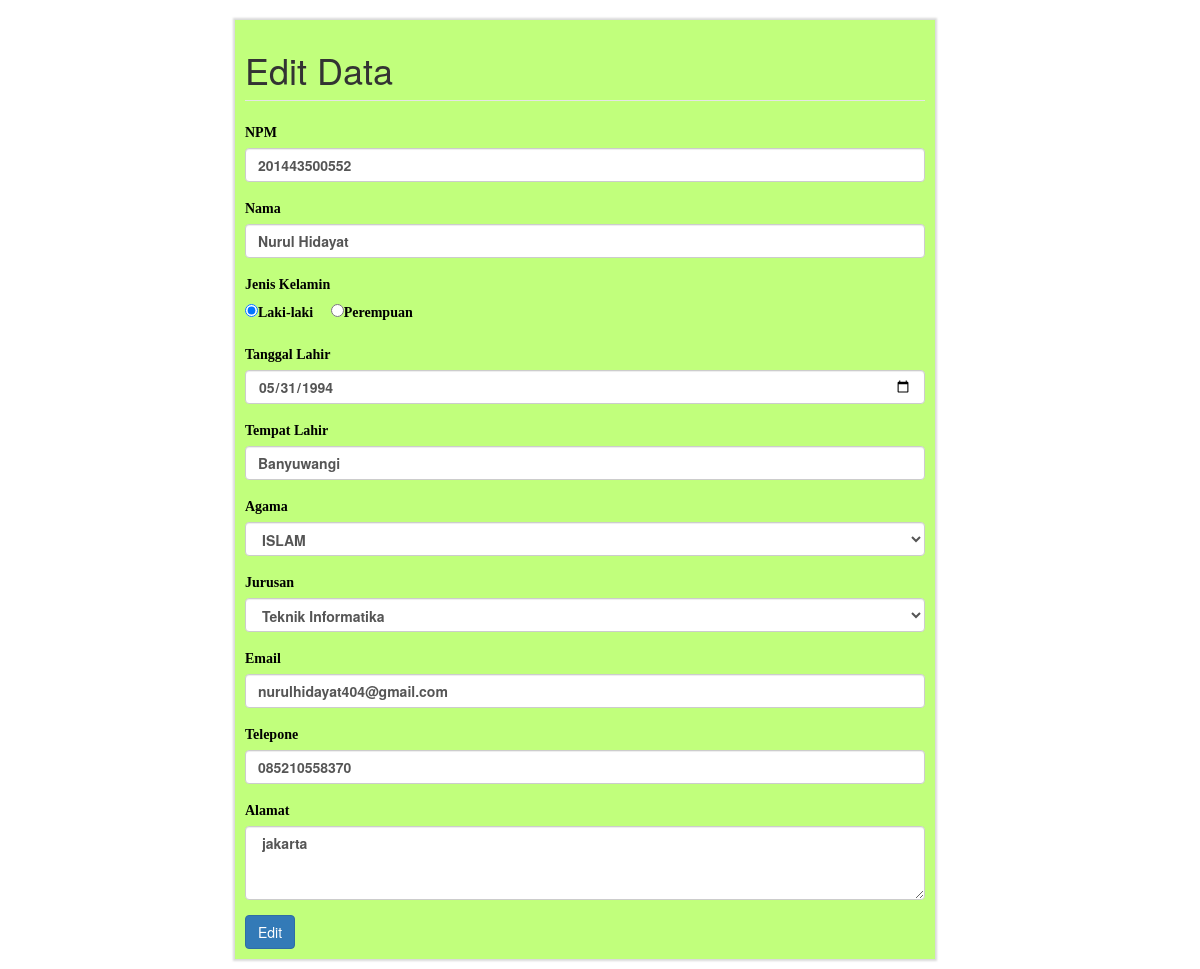
Screenshot of /edit.php?npm=201443500552 with the database file from the repository.
### tables this page shows
CREATE TABLE IF NOT EXISTS `mahasiswa` (
`npm` bigint(13) NOT NULL,
  `nama` varchar(50) NOT NULL,
  `gender` enum('L','P') NOT NULL,
  `tempat_lahir` varchar(30) NOT NULL,
  `tgl_lahir` date NOT NULL,
  `agama` varchar(10) NOT NULL,
  `jurusan` varchar(30) NOT NULL,
  `email` varchar(50) NOT NULL,
  `telepon` varchar(13) NOT NULL,
  `alamat` varchar(155) NOT NULL
);

### edit.php (the view, shortened to what this page needs)
<!DOCTYPE html>
<html>
  <head>
    <link rel="stylesheet" href="style.css" media="screen" title="no title" charset="utf-8">
    <link href="css/bootstrap.min.css" rel="stylesheet">
    <link href="css/landing-page.css" rel="stylesheet">
    <link href="bootstrap/font-awesome/css/font-awesome.min.css" rel="stylesheet" type="text/css">
  <link rel="stylesheet" href="https://maxcdn.bootstrapcdn.com/bootstrap/3.3.7/css/bootstrap.min.css">
  </head>
  <body>
    <?php
      $con= buka_koneksi();
      $npm = $_GET['npm'];
      $mahasiswa  = mysqli_query($con, "SELECT * FROM mahasiswa WHERE npm='$npm'");
       $row        = mysqli_fetch_array($mahasiswa);
      $jurusan    = array('Teknik Informatika','Teknik Industri','DKV','Teknik Arsitektur','SASTRA INGGRIS');
      $agama    = array('ISLAM','KRISTEN','KATHOLIK','HINDU','BUDHA');
    ?>
    <div class="container">
    <div class="col-sm-8   col-md-offset-2">
    <div class="row">
   <div class=" ">
   <div class="col-md-9" >
    <form action="biodata_aksi_update.php" method="POST" id="form">
	<legend><h1 class=" login-title">Edit Data</h1></legend>
  <div class="form-group">
    <label for="npm">NPM</label>
    <input type="text" class="form-control" name="npm" value="<?php echo $row['npm']; ?>" id="npm" aria-describedby="tekshelp" placeholder="npm anda">
  </div>
  <div class="form-group">
    <label for="nama">Nama</label>
    <input type="text" class="form-control" id="nama" name="nama" value="<?php echo $row['nama']; ?>" >
  </div>
	<fieldset class="form-group">
    <label for="">Jenis Kelamin</label>
    <div class="form-check">
      <label class="form-check-label">
        <input type="radio" class="form-check-input" name="gender" id="optionsRadios1" value="L" <?php echo $row['gender'] == "L"? "checked = checked" : "" ; ?> >Laki-laki
				&emsp;<input type="radio" class="form-check-input" name="gender" id="optionsRadios2" value="P" <?php echo $row['gender'] == "P"? "checked = checked" : "" ; ?> >Perempuan
      </label>
    </div>
  </fieldset>
	<div class="form-group">
    <label for="tanggallahir">Tanggal Lahir</label>
    <input type="date" class="form-control" name="tgl_lahir" value="<?php echo $row['tgl_lahir']; ?>" id="nama" >
  </div>
	<div class="form-group">
    <label for="tempat_lahir">Tempat Lahir</label>
    <input type="text" class="form-control" name="tempat_lahir" value="<?php echo $row['tempat_lahir']; ?>" id="nama" >
  </div>
  <div class="form-group">
    <label for="agama">Agama</label>
    <select class="form-control" id="agama" name="agama">
      <?php
        foreach ($agama as $a){
            echo "<option value='$a' ";
            echo $row['agama']==$a?'selected="selected"':'';
            echo ">$a</option>";
        }
      ?>
    </select>
  </div>
  <div class="form-group">
    <label for="jurusan">Jurusan</label>
    <select class="form-control" name="jurusan" id="jurusan">
      <?php
        foreach ($jurusan as $j){
            echo "<option value='$j' ";
            echo $row['jurusan']==$j?'selected="selected"':'';
            echo ">$j</option>";
        }
    ?>
    </select>
  </div>
	<div class="form-group">
    <label for="email">Email</label>
    <input type="text" class="form-control" id="email" name="email" value="<?php echo $row['email']; ?>">
  </div>
	<div class="form-group">
    <label for="telepon">Telepone</label>
    <input type="text" class="form-control" id="telepon" name="telepon" value="<?php echo $row['telepon']; ?>" >
  </div>
  <div class="form-group">
    <label for="alamat">Alamat</label>
    <textarea class="form-control" id="alamat" name="alamat" rows="3"> <?php echo $row['alamat']; ?></textarea>
  </div>
  <button type="submit" class="btn btn-primary" name="simpan">Edit</button>
</form>
</div>
</div>
</div>
</div>
</div>
  </body>
</html>

### style.css (style rules this page uses)
#form { background-color :rgb(193, 255, 124); color: rgb(0, 0, 0); margin: 20px auto 10px auto; padding : 10px; width : 700px; box-shadow: 0 0 2px 2px #d9d9d9; }
#form label { display:inline-block; font-family: ubuntu; }
body { background-color: rgb(168, 168, 168); }

### rows the page displays
mahasiswa: npm "201443500552", nama "Nurul Hidayat", gender "☑ Laki-laki Perempuan", tgl_lahir "05/31/1994", tempat_lahir "Banyuwangi", agama "ISLAM", jurusan "Teknik Informatika", email "nurulhidayat404@gmail.com", telepon "085210558370", alamat "jakarta"
